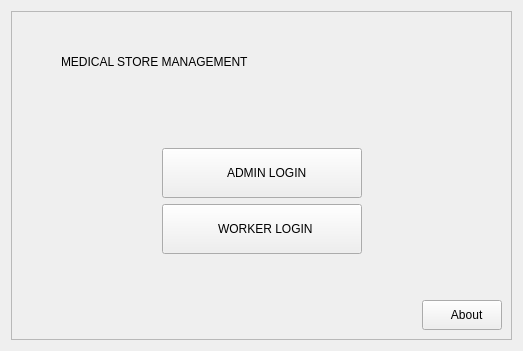
      <widget class="QWidget" name="Login_Page">
       <layout class="QVBoxLayout" name="verticalLayout_50">
        <item>
         <widget class="QFrame" name="frame_4">
          <property name="frameShape">
           <enum>QFrame::StyledPanel</enum>
          </property>
          <property name="frameShadow">
           <enum>QFrame::Raised</enum>
          </property>
          <layout class="QVBoxLayout" name="verticalLayout_51">
           <item>
            <layout class="QHBoxLayout" name="horizontalLayout_21">
             <item>
              <spacer name="horizontalSpacer_9">
               <property name="orientation">
                <enum>Qt::Horizontal</enum>
               </property>
               <property name="sizeHint" stdset="0">
                <size>
                 <width>40</width>
                 <height>20</height>
                </size>
               </property>
              </spacer>
             </item>
             <item>
              <widget class="QLabel" name="title">
               <property name="minimumSize">
                <size>
                 <width>401</width>
                 <height>81</height>
                </size>
               </property>
               <property name="styleSheet">
                <string notr="true">font: 36pt &quot;Fira Sans&quot;;</string>
               </property>
               <property name="text">
                <string>MEDICAL STORE MANAGEMENT</string>
               </property>
              </widget>
             </item>
             <item>
              <spacer name="horizontalSpacer_10">
               <property name="orientation">
                <enum>Qt::Horizontal</enum>
               </property>
               <property name="sizeHint" stdset="0">
                <size>
                 <width>40</width>
                 <height>20</height>
                </size>
               </property>
              </spacer>
             </item>
            </layout>
           </item>
           <item>
            <layout class="QHBoxLayout" name="horizontalLayout_20">
             <item>
              <spacer name="horizontalSpacer_7">
               <property name="orientation">
                <enum>Qt::Horizontal</enum>
               </property>
               <property name="sizeHint" stdset="0">
                <size>
                 <width>40</width>
                 <height>20</height>
                </size>
               </property>
              </spacer>
             </item>
             <item>
              <layout class="QVBoxLayout" name="verticalLayout_49">
               <item>
                <spacer name="verticalSpacer_13">
                 <property name="orientation">
                  <enum>Qt::Vertical</enum>
                 </property>
                 <property name="sizeHint" stdset="0">
                  <size>
                   <width>20</width>
                   <height>40</height>
                  </size>
                 </property>
                </spacer>
               </item>
               <item>
                <widget class="QPushButton" name="admin_button">
                 <property name="minimumSize">
                  <size>
                   <width>200</width>
                   <height>50</height>
                  </size>
                 </property>
                 <property name="styleSheet">
                  <string notr="true">font: 12pt &quot;Fira Sans&quot;;</string>
                 </property>
                 <property name="text">
                  <string>   ADMIN LOGIN</string>
                 </property>
                 <property name="icon">
                  <iconset resource="img.qrc">
                   <normaloff>:/img/admin.png</normaloff>:/img/admin.png</iconset>
                 </property>
                 <property name="iconSize">
                  <size>
                   <width>40</width>
                   <height>40</height>
                  </size>
                 </property>
                </widget>
               </item>
               <item>
                <widget class="QPushButton" name="user_button">
                 <property name="minimumSize">
                  <size>
                   <width>200</width>
                   <height>50</height>
                  </size>
                 </property>
                 <property name="styleSheet">
                  <string notr="true">font: 12pt &quot;Fira Sans&quot;;</string>
                 </property>
                 <property name="text">
                  <string>  WORKER LOGIN</string>
                 </property>
                 <property name="icon">
                  <iconset resource="img.qrc">
                   <normaloff>:/img/worker.png</normaloff>:/img/worker.png</iconset>
                 </property>
                 <property name="iconSize">
                  <size>
                   <width>30</width>
                   <height>40</height>
                  </size>
                 </property>
                </widget>
               </item>
              </layout>
             </item>
             <item>
              <spacer name="horizontalSpacer_8">
               <property name="orientation">
                <enum>Qt::Horizontal</enum>
               </property>
               <property name="sizeHint" stdset="0">
                <size>
                 <width>40</width>
                 <height>20</height>
                </size>
               </property>
              </spacer>
             </item>
            </layout>
           </item>
           <item>
            <spacer name="verticalSpacer_12">
             <property name="orientation">
              <enum>Qt::Vertical</enum>
             </property>
             <property name="sizeHint" stdset="0">
              <size>
               <width>20</width>
               <height>40</height>
              </size>
             </property>
            </spacer>
           </item>
           <item>
            <layout class="QHBoxLayout" name="horizontalLayout_22">
             <item>
              <spacer name="horizontalSpacer_12">
               <property name="orientation">
                <enum>Qt::Horizontal</enum>
               </property>
               <property name="sizeHint" stdset="0">
                <size>
                 <width>40</width>
                 <height>20</height>
                </size>
               </property>
              </spacer>
             </item>
             <item>
              <widget class="QPushButton" name="about_dev">
               <property name="minimumSize">
                <size>
                 <width>50</width>
                 <height>30</height>
                </size>
               </property>
               <property name="styleSheet">
                <string notr="true">font: 12pt &quot;Fira Sans&quot;;</string>
               </property>
               <property name="text">
                <string>   About</string>
               </property>
               <property name="icon">
                <iconset resource="img.qrc">
                 <normaloff>:/img/about.png</normaloff>:/img/about.png</iconset>
               </property>
               <property name="iconSize">
                <size>
                 <width>20</width>
                 <height>20</height>
                </size>
               </property>
              </widget>
             </item>
            </layout>
           </item>
          </layout>
         </widget>
        </item>
       </layout>
      </widget>
